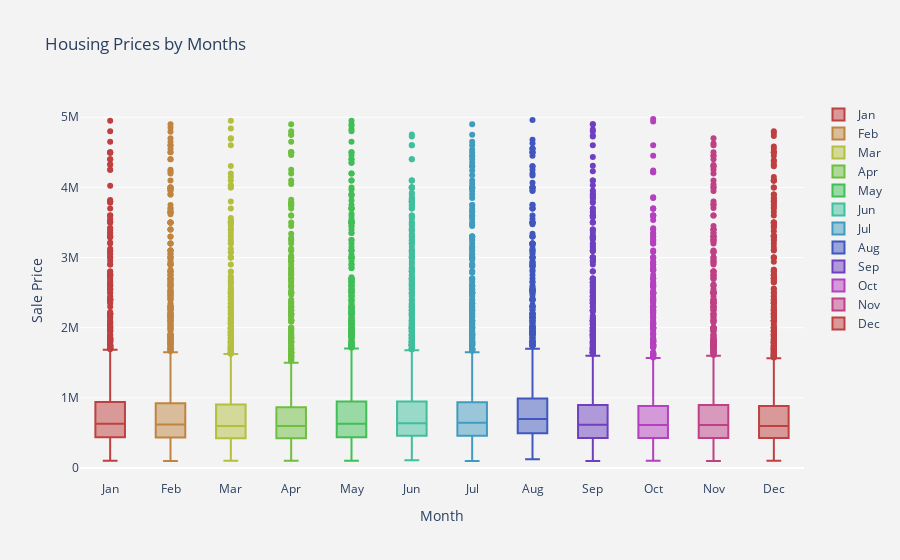

Notebook code cell kept with this figure:
### Code cell
months = ['Jan', 'Feb', 'Mar', 'Apr', 'May', 'Jun', 'Jul', 'Aug', 'Sep', 'Oct', 'Nov', 'Dec']
colors = ['hsl('+str(h)+',50%'+',50%)' for h in np.linspace(0, 360, 12)]
data = [{
    'y' : df2.sale_price[df2.sale_month == ind],
    'type':'box',
    'name' : months[ind - 1],
    'marker':{'color': colors[ind - 1]}
} for ind in range(1,13)]

layout = go.Layout(
    title='Housing Prices by Months',
    xaxis=dict(
        title='Month'
    ),
    yaxis=dict(
        title='Sale Price'
    ),
    paper_bgcolor='rgb(243, 243, 243)',
    plot_bgcolor='rgb(243, 243, 243)'
)

fig = go.Figure(data=data, layout=layout)
#dat = [trace0, trace1, trace2, trace3, trace4]
py.iplot(fig)

### Figure 1 — Plotly figure (JSON) as saved in the notebook; plotly's stock layout.template omitted (floating-point values rounded to 4 significant figures; data arrays with more than 128 entries replaced by an {"elided": "..."} marker saying what was removed)
{"data": [{"marker": {"color": "hsl(0.0,50%,50%)"}, "name": "Jan", "type": "box", "y": {"elided": "2159 int values"}}, {"marker": {"color": "hsl(32.72727272727273,50%,50%)"}, "name": "Feb", "type": "box", "y": {"elided": "2021 int values"}}, {"marker": {"color": "hsl(65.45454545454545,50%,50%)"}, "name": "Mar", "type": "box", "y": {"elided": "2382 int values"}}, {"marker": {"color": "hsl(98.18181818181819,50%,50%)"}, "name": "Apr", "type": "box", "y": {"elided": "2048 int values"}}, {"marker": {"color": "hsl(130.9090909090909,50%,50%)"}, "name": "May", "type": "box", "y": {"elided": "2318 int values"}}, {"marker": {"color": "hsl(163.63636363636363,50%,50%)"}, "name": "Jun", "type": "box", "y": {"elided": "2580 int values"}}, {"marker": {"color": "hsl(196.36363636363637,50%,50%)"}, "name": "Jul", "type": "box", "y": {"elided": "2099 int values"}}, {"marker": {"color": "hsl(229.0909090909091,50%,50%)"}, "name": "Aug", "type": "box", "y": {"elided": "1757 int values"}}, {"marker": {"color": "hsl(261.8181818181818,50%,50%)"}, "name": "Sep", "type": "box", "y": {"elided": "2493 int values"}}, {"marker": {"color": "hsl(294.54545454545456,50%,50%)"}, "name": "Oct", "type": "box", "y": {"elided": "2132 int values"}}, {"marker": {"color": "hsl(327.27272727272725,50%,50%)"}, "name": "Nov", "type": "box", "y": {"elided": "2282 int values"}}, {"marker": {"color": "hsl(360.0,50%,50%)"}, "name": "Dec", "type": "box", "y": {"elided": "2502 int values"}}], "layout": {"paper_bgcolor": "rgb(243, 243, 243)", "plot_bgcolor": "rgb(243, 243, 243)", "title": {"text": "Housing Prices by Months"}, "xaxis": {"title": {"text": "Month"}}, "yaxis": {"title": {"text": "Sale Price"}}}}
